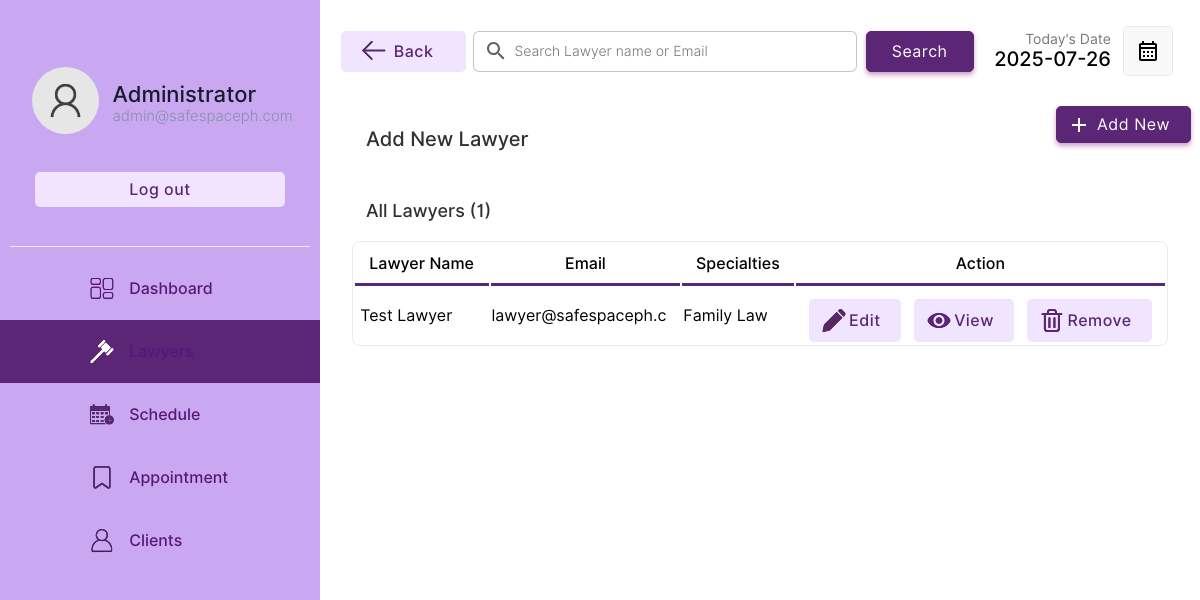
Page /lawyer/lawyers.php (signed in) on the earlier database version.
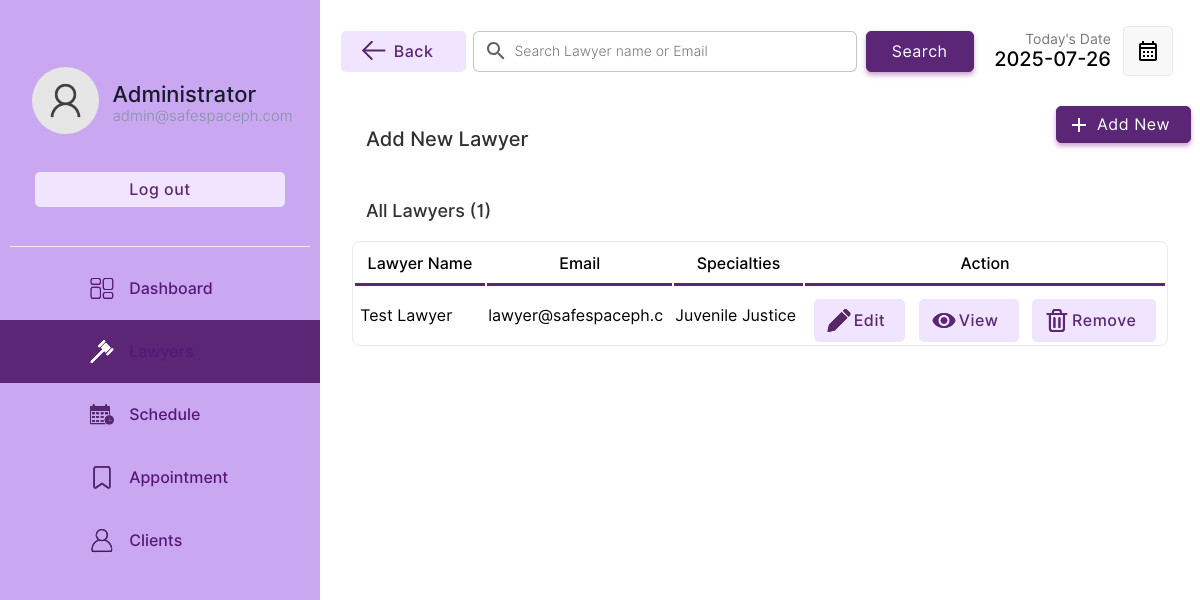
Same page on the later database version.
### tables this page shows
CREATE TABLE `lawyer` (
  `lawyerid` int NOT NULL,
  `lawyeremail` varchar(255) DEFAULT NULL,
  `lawyername` varchar(255) DEFAULT NULL,
  `lawyerpassword` varchar(255) DEFAULT NULL,
  `lawyerrollid` varchar(15) DEFAULT NULL,
  `lawyertel` varchar(15) DEFAULT NULL,
  `specialties` int DEFAULT NULL,
  `meeting_link` varchar(255) DEFAULT NULL,
  `meeting_platform` varchar(50) DEFAULT NULL
);

CREATE TABLE `specialties` (
  `id` int NOT NULL,
  `sname` varchar(50) DEFAULT NULL
);

### lawyer/lawyers.php (the view, shortened to what the changed rows need)
<!DOCTYPE html>
<html lang="en">
<head>
    <link rel="stylesheet" href="../css/animations.css">
    <link rel="stylesheet" href="../css/main.css">
    <link rel="stylesheet" href="../css/admin.css">
</head>
<body>
    <?php
    include("../connection.php");
    ?>
        <div class="dash-body">
            <table border="0" width="100%" style=" border-spacing: 0;margin:0;padding:0;margin-top:25px; ">
                <?php
                    if($_POST){
                        $keyword=$_POST["search"];
                        $sqlmain= "select * from lawyer where lawyeremail='$keyword' or lawyername='$keyword' or lawyername like '$keyword%' or lawyername like '%$keyword' or lawyername like '%$keyword%'";
                    }else{
                        $sqlmain= "select * from lawyer order by lawyerid desc";
                    }
                ?>
                <tr>
                   <td colspan="4">
                       <center>
                        <div class="abc scroll">
                        <table width="93%" class="sub-table scrolldown" border="0">
                        <thead>
                        <tr>
                                <th class="table-headin">
                                Lawyer Name
                                </th>
                                <th class="table-headin">
                                    Email
                                </th>
                                <th class="table-headin">
                                    Specialties
                                </th>
                                <th class="table-headin">
                                    Action
                                </tr>
                        </thead>
                        <tbody>
                            <?php
                                $result= $database->query($sqlmain);
                                if($result->num_rows==0){
                                    echo '<tr>
                                    <td colspan="4">
                                    <br><br><br><br>
                                    <center>
                                    <img src="../img/notfound.svg" width="25%">
                                    <br>
                                    <p class="heading-main12" style="margin-left: 45px;font-size:20px;color:rgb(49, 49, 49)">We  couldnt find anything related to your keywords !</p>
                                    <a class="non-style-link" href="lawyers.php"><button  class="login-btn btn-primary-soft btn"  style="display: flex;justify-content: center;align-items: center;margin-left:20px;">&nbsp; Show all Lawyers &nbsp;</font></button>
                                    </a>
                                    </center>
                                    <br><br><br><br>
                                    </td>
                                    </tr>';
                                }
                                else{
                                for ( $x=0; $x<$result->num_rows;$x++){
                                    $row=$result->fetch_assoc();
                                    $lawyerid=$row["lawyerid"];
                                    $name=$row["lawyername"];
                                    $email=$row["lawyeremail"];
                                    $spe=$row["specialties"];
                                    $spcil_res= $database->query("select sname from specialties where id='$spe'");
                                    $spcil_array= $spcil_res->fetch_assoc();
                                    $spcil_name=$spcil_array["sname"];
                                    echo '<tr>
                                        <td> &nbsp;'.
                                        substr($name,0,30)
                                        .'</td>
                                        <td>
                                        '.substr($email,0,20).'
                                        </td>
                                        <td>
                                            '.substr($spcil_name,0,20).'
                                        </td>
                                        <td>
                                        <div style="display:flex;justify-content: center;">
                                        <a href="?action=edit&id='.$lawyerid.'&error=0" class="non-style-link"><button  class="btn-primary-soft btn button-icon btn-edit"  style="padding-left: 40px;padding-top: 12px;padding-bottom: 12px;margin-top: 10px;"><font class="tn-in-text">Edit</font></button></a>
                                        &nbsp;&nbsp;&nbsp;
                                        <a href="?action=view&id='.$lawyerid.'" class="non-style-link"><button  class="btn-primary-soft btn button-icon btn-view"  style="padding-left: 40px;padding-top: 12px;padding-bottom: 12px;margin-top: 10px;"><font class="tn-in-text">View</font></button></a>
                                       &nbsp;&nbsp;&nbsp;
                                       <a href="?action=drop&id='.$lawyerid.'&name='.$name.'" class="non-style-link"><button  class="btn-primary-soft btn button-icon btn-delete"  style="padding-left: 40px;padding-top: 12px;padding-bottom: 12px;margin-top: 10px;"><font class="tn-in-text">Remove</font></button></a>
                                        </div>
                                        </td>
                                    </tr>';
                                }
                            }
                            ?>
                            </tbody>
                        </table>
                        </div>
                        </center>
                   </td>
                </tr>
            </table>
        </div>
</body>
</html>

Differences in the rows shown:
changed lawyer "Test Lawyer": specialties.sname "Family Law" → "Juvenile Justice"
